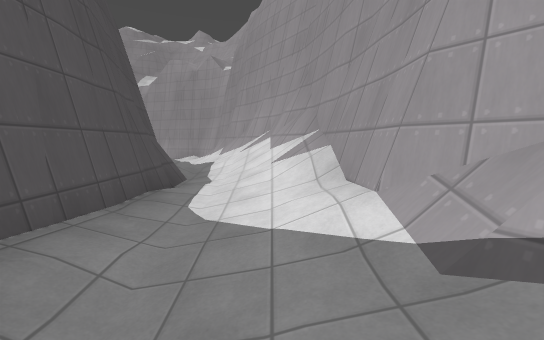
view 1 (above)

16 first-person views from a walk through a 3-D level made in the Godot game engine. The camera is 1.5 m above the floor, tilts 6° down and sees 90° across. The floor is counted in squares, 2 m on a side. Each view is taken from the middle of a square. On the plan, view 1 faces up. The plan holds only what a view shows up to about 10 squares ahead; the rest is blank. The place goes on beyond the plan. Surface patterns are stand-ins for the level's own textures.

view 2
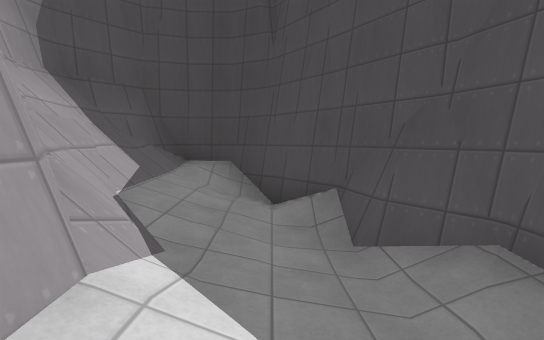

view 3
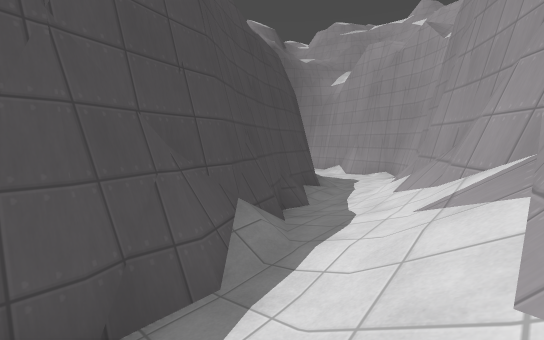

view 4
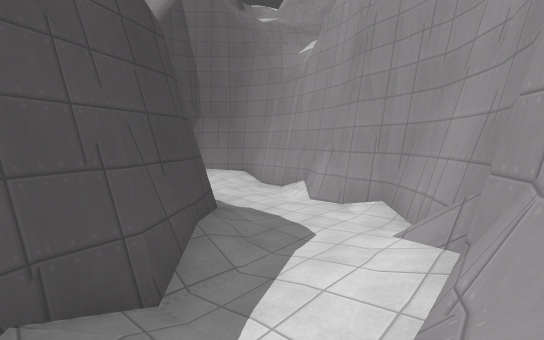

view 5
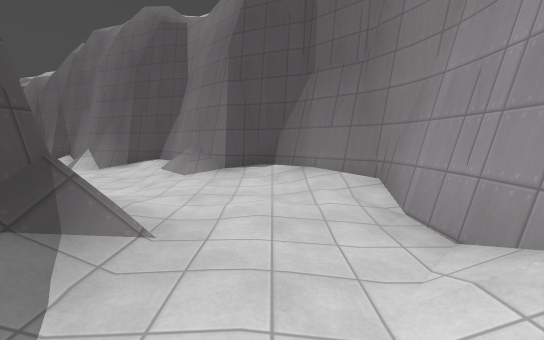

view 6
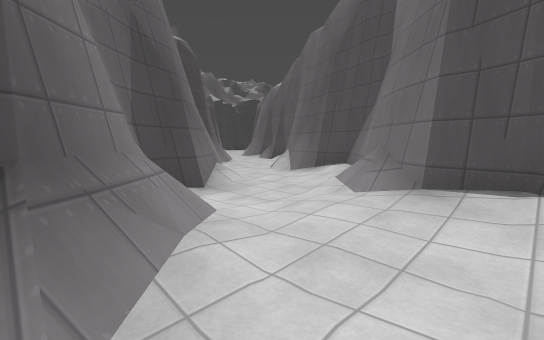

view 7
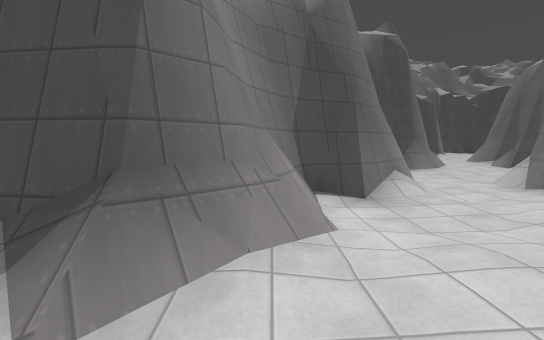

view 8
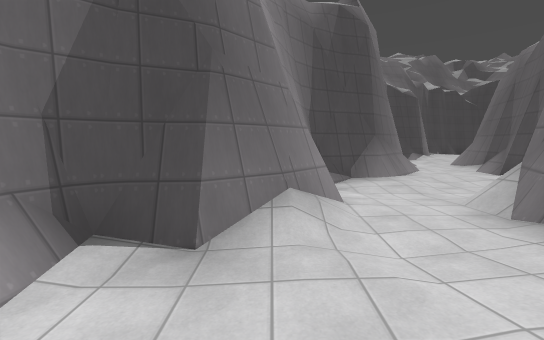

view 9
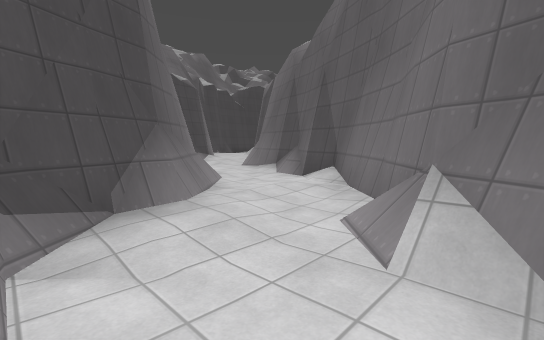

view 10
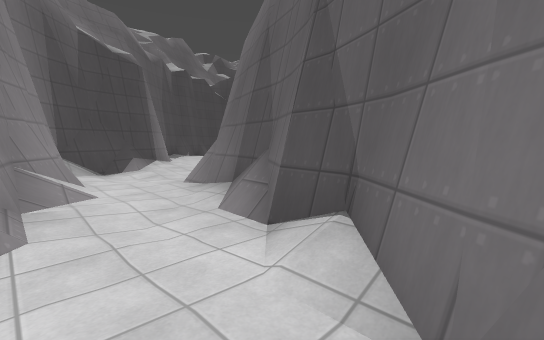

view 11
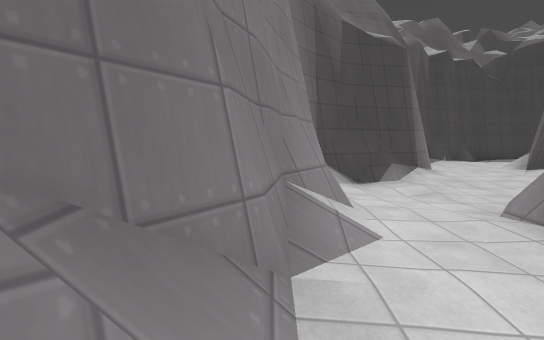

view 12
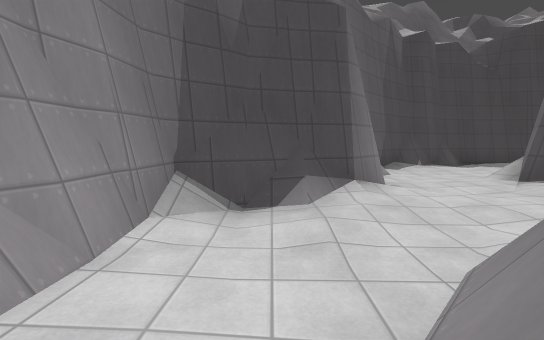

view 13
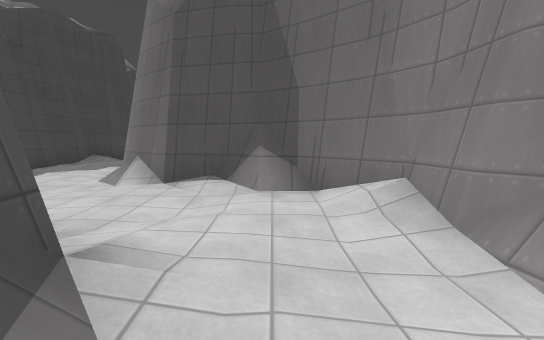

view 14
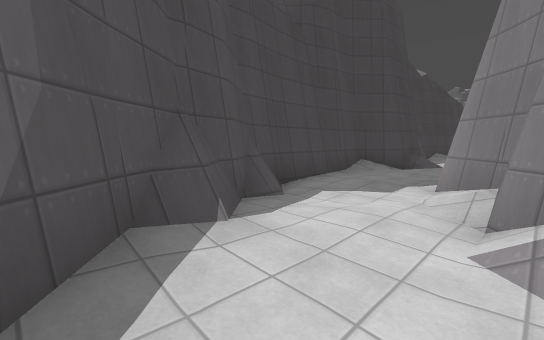

view 15
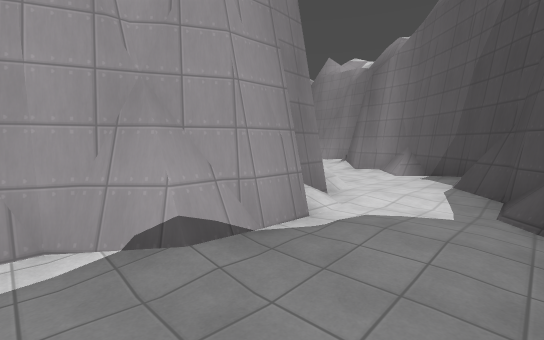

view 16
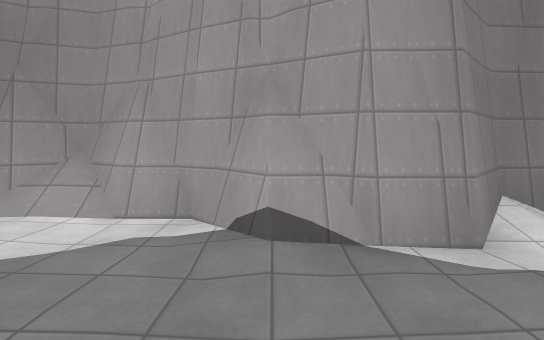

### Floor plan
Key: @ floor where view 1 was taken; # wall or solid block; . main floor; : floor 0.25 m higher than the main floor; - floor 0.25 m lower than the main floor; + floor 0.5 m higher than the main floor; / step, stairs or slope; = window, fence, low wall or low ledge.
Columns run from 27 left of view 1 to 3 right of it. Each row starts with its distance up from view 1.
 15                   #####
 14                  ##../###
 13                 ##::....##
 12                 #/:.=.../#
 11               ###:.###/.:#
 10               #/:..# ##/:##
  9               #.-.##  ##:/#
  8              ##..##    #./##
  7             ###.##     ##+/#
  6            ##...#       #//##
  5            #...##       ##/##
  4           ##..##         #+/#
  3           #/./#          #:/#
  2           #..##          #:/##
  1        ####.##           #/:###
  0        #//--##           ##@//#
 -1       ##....#             #://#
 -2       #/..###             #####
 -3      ##..##
 -4 ######/..#
 -5 ..##.....#
 -6 .......###
 -7 #/...###
 -8 ######

Positions as (right, up) in squares from view 1, and headings:
1: (0, 0), facing up
2: (0, 3), facing down
3: (0, 4), facing up-left
4: (-2, 9), facing up-left
5: (-5, 13), facing left
6: (-7, 13), facing down-left
7: (-8, 13), facing down
8: (-10, 11), facing down
9: (-11, 8), facing down-left
10: (-14, 6), facing down-left
11: (-14, 4), facing down
12: (-16, 2), facing down
13: (-16, -1), facing left
14: (-19, -4), facing down-left
15: (-26, -7), facing up-right
16: (-25, -7), facing up
